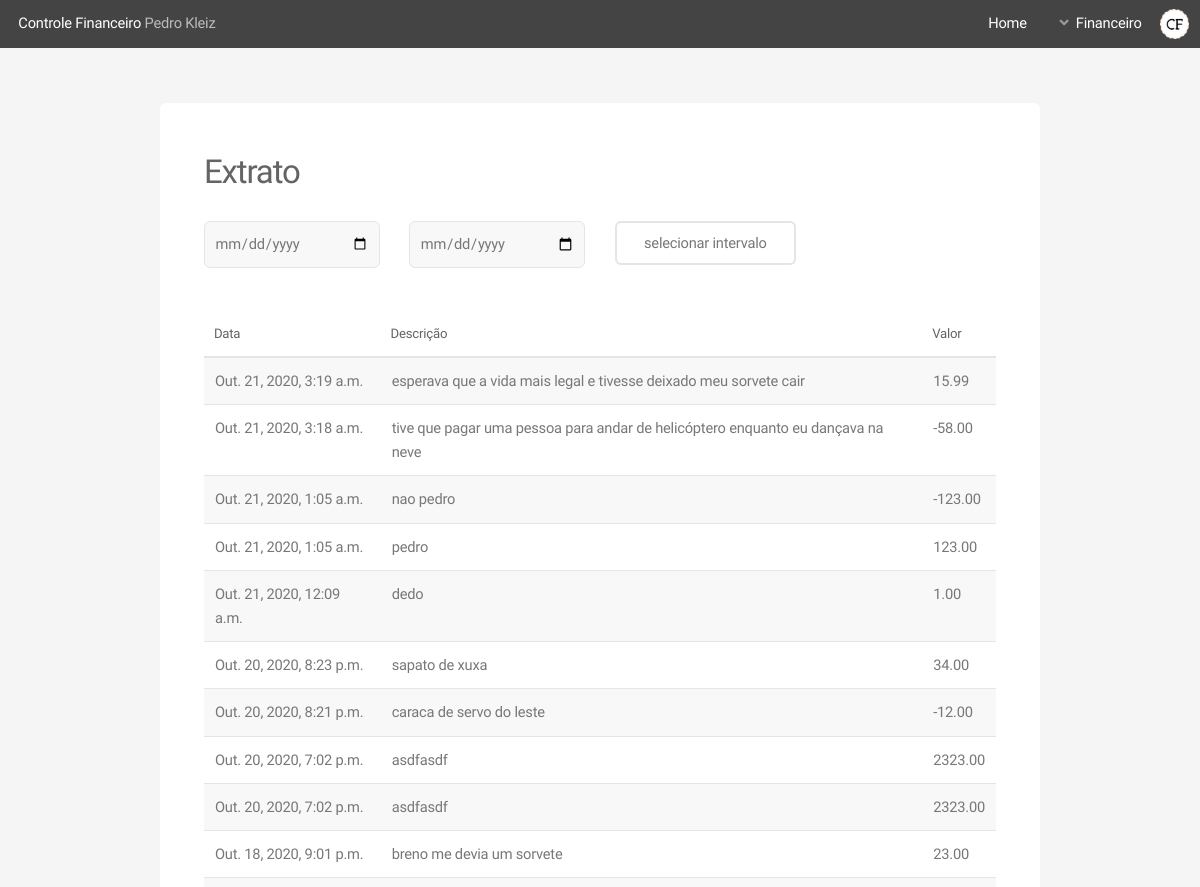
The app's page /statement (upper part), older data.
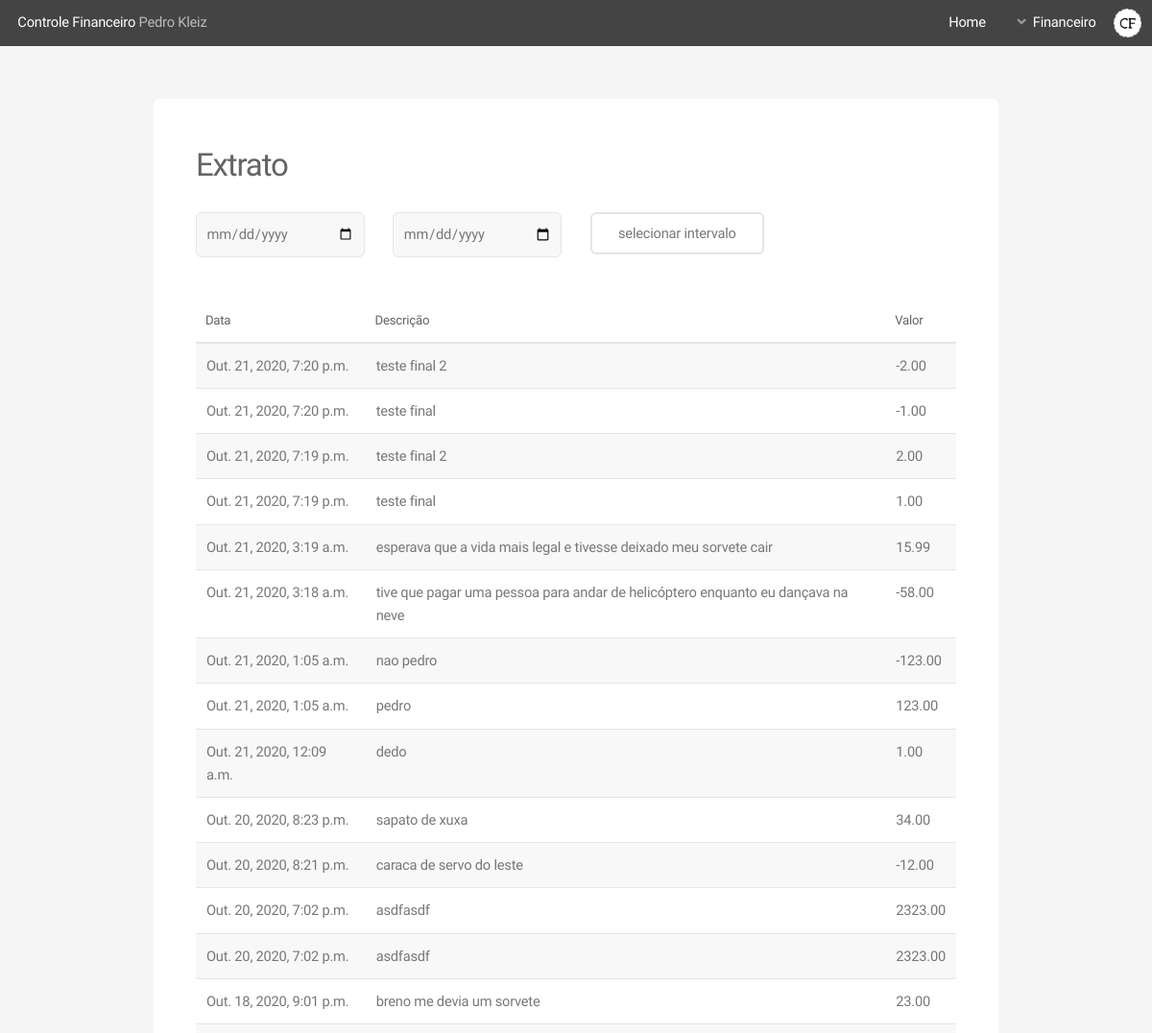
The same page, newer data.
### website/models.py (models this page shows, shortened)
class Deposit(models.Model):
    deposit_name = models.CharField(max_length=50)
    deposit_value = models.DecimalField(
        blank=False, null=False, max_digits=20, decimal_places=2)
    deposit_date = models.DateTimeField(auto_now=True)

class Withdrawal(models.Model):
    withdrawal_name = models.CharField(max_length=50)
    withdrawal_value = models.DecimalField(
        blank=False, null=False, max_digits=20, decimal_places=2)
    withdrawal_date = models.DateTimeField(auto_now=True)

### website/views.py (the view)
# urls.py: path('statement', statement_view, name='statement'),
def statement_view(request):
    withdrawalsValue = Withdrawal.objects.values()
    depositsValue = Deposit.objects.values()
    listOfDictUnordered = list(chain(withdrawalsValue, depositsValue))
    listOfDictOrdered = orderListOfDicts(listOfDictUnordered)
    balance = totalStatement(listOfDictOrdered)
    dicStatementRender = {
        'listOfDictOrdered': listOfDictOrdered, 'balance': balance}
    return render(request, 'statement.html', dicStatementRender)

### website/functions.py (called while the page is built)
def totalStatement(listOfDict):
    totalP = 0
    totalN = 0
    for dicts in listOfDict:
        if(dicts['value'] > 0):
            totalP = totalP + dicts['value']
        if(dicts['value'] < 0):
            totalN = totalN + dicts['value']
    return totalP+totalN

### website/templates/statement.html (shortened to what this page needs)
{% load static %} {% include 'partials/headerBlack.html' %}
<section id="main" class="container">
  <section class="box">
    <header>
      <div class="gtr-uniform gtr-50 col-12">
        <h2>Extrato</h2>
      </div>
      <div class="col-12">
        <form method="post" style="margin-top:3ch" action="{% url 'statementResult' %}">
          <div class="row " class="col-12-mobilep col-12-mobile gtr-50 gtr-uniform">
            <div class="col-3 col-12-mobilep col-12-mobile ">
              <input type="date" class="value-box" name="dateStart" value="">
            </div>
            <div class="col-3 col-12-mobilep col-12-mobile ">
              <input type="date" class="value-box" name="dateEnd" value="">
            </div>
            <div class="col-3 col-12-mobilep col-12-mobile col-6-narrower">
              <input type="submit" class="button alt" value="selecionar intervalo">
            </div>
          </div>
        </form>
      </div>
    </header>
    <br>
    <div class="table-wrapper">
      <table>
        <thead>
          <tr>
            <th>Data</th>
            <th>Descrição</th>
            <th>Valor</th>
          </tr>
        </thead>
        <tbody>
          {% for dict in listOfDictOrdered %}
          <tr>
            <td>{{ dict.date }}</td>
            <td>{{ dict.name }}</td>
            <td>{{ dict.value }}</td>
          </tr>
          {% endfor %}
        </tbody>
      </table>
    </div>
  </section>
</section>
{% include 'partials/footer.html'%}

Row changes from the older to the newer data that the page shows:
added Withdrawal: date "Out. 21, 2020, 7:20 p.m.", name "teste final 2", value "-2.00"
added Withdrawal: date "Out. 21, 2020, 7:20 p.m.", name "teste final", value "-1.00"
added Deposit: date "Out. 21, 2020, 7:19 p.m.", name "teste final 2", value "2.00"
added Deposit: date "Out. 21, 2020, 7:19 p.m.", name "teste final", value "1.00"
